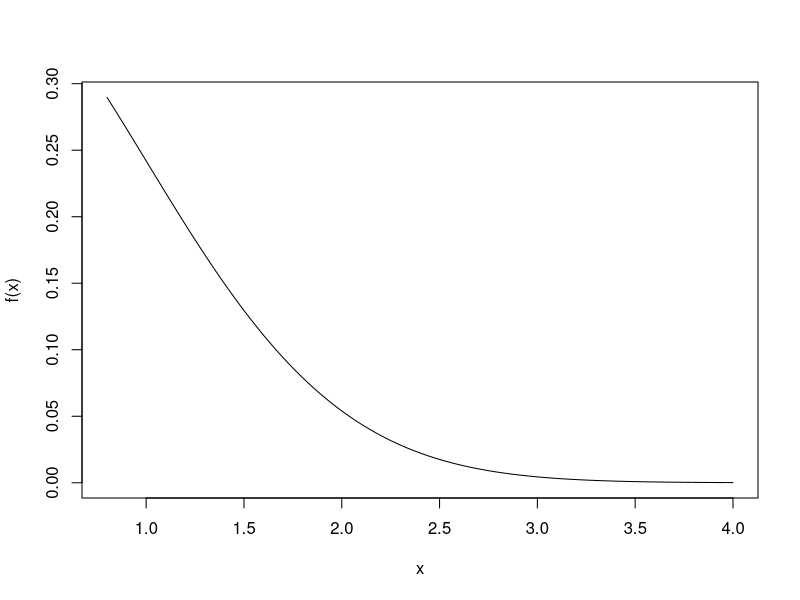

Recreate this plot in R.
# 45
f <- function(x) {
    exp(-x^2 / 2) * (1 / sqrt(2 * pi))
}

curve(f(x), from = 0.8, to = 4)

a <- 0.8
b <- 4
n <- 10^7 # points count
x <- runif(n, a, b)
y <- runif(n, 0, f(a))

# how many points are under the function f: (sum(y < f(x)) / n) 
(sum(y < f(x)) / n) * (b - a) * f(a)

# the interger is P(0.8 < x < 4), X ~ N(0,1)
pnorm(4) - pnorm(0.8) # real value of the integer
